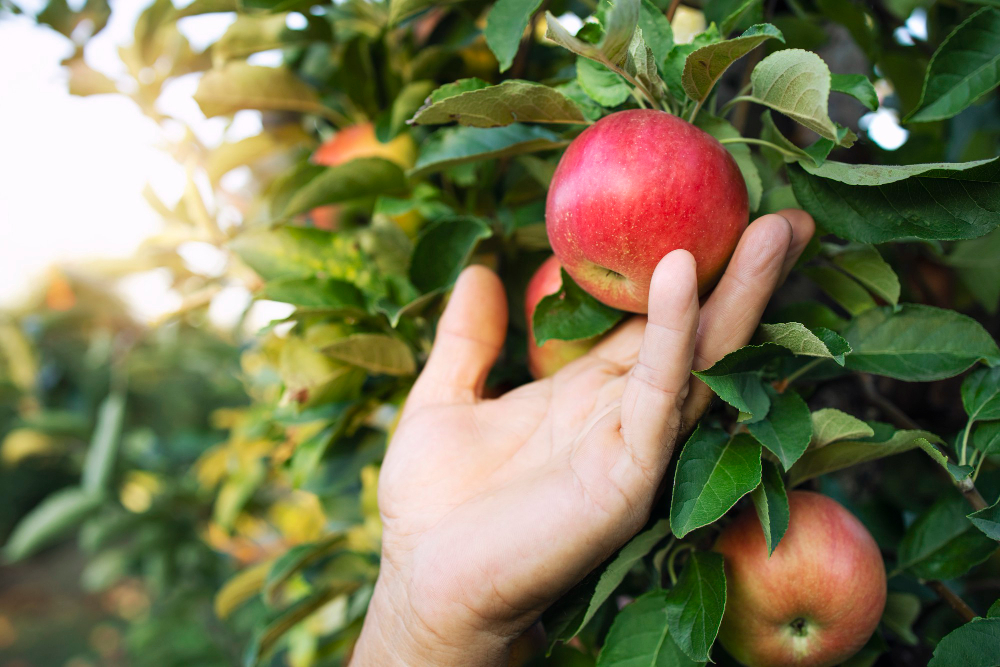
#> input picture gambar.jpg, 1000 x 667 px
$ python 'RGB → CMY.py'
#> lines starting #> are read from the running program, lines starting #| are printed output that depends on the picture
import cv2
import numpy as np

image = cv2.imread("gambar.jpg")
#> image is the input picture: shape (667, 1000, 3); mean B, G, R 84.5, 120, 122.5
image_rgb = cv2.cvtColor(image, cv2.COLOR_BGR2RGB)

img_norm = image_rgb / 255.0

C = 1 - img_norm[:, :, 0]
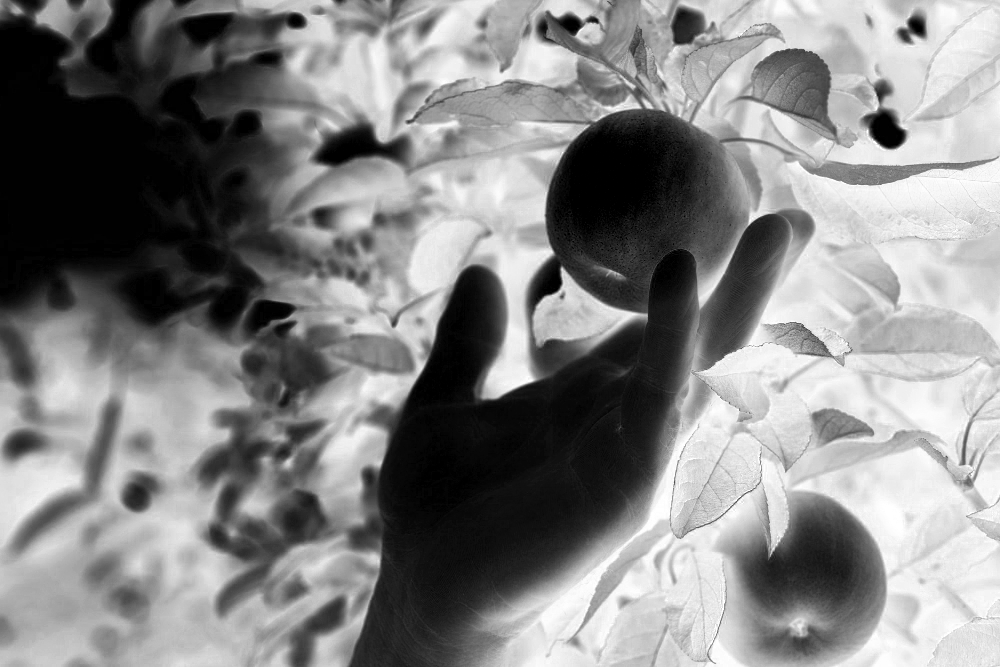
#> C: shape (667, 1000) float64; min 0, max 1, mean 0.52
M = 1 - img_norm[:, :, 1]
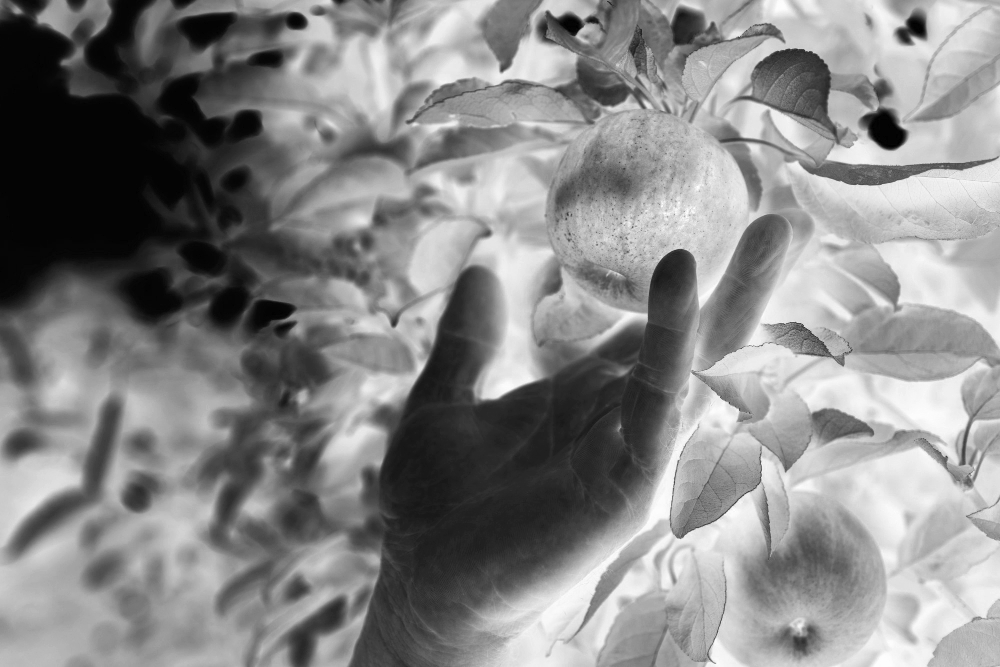
#> M: shape (667, 1000) float64; min 0, max 1, mean 0.529
Y = 1 - img_norm[:, :, 2]
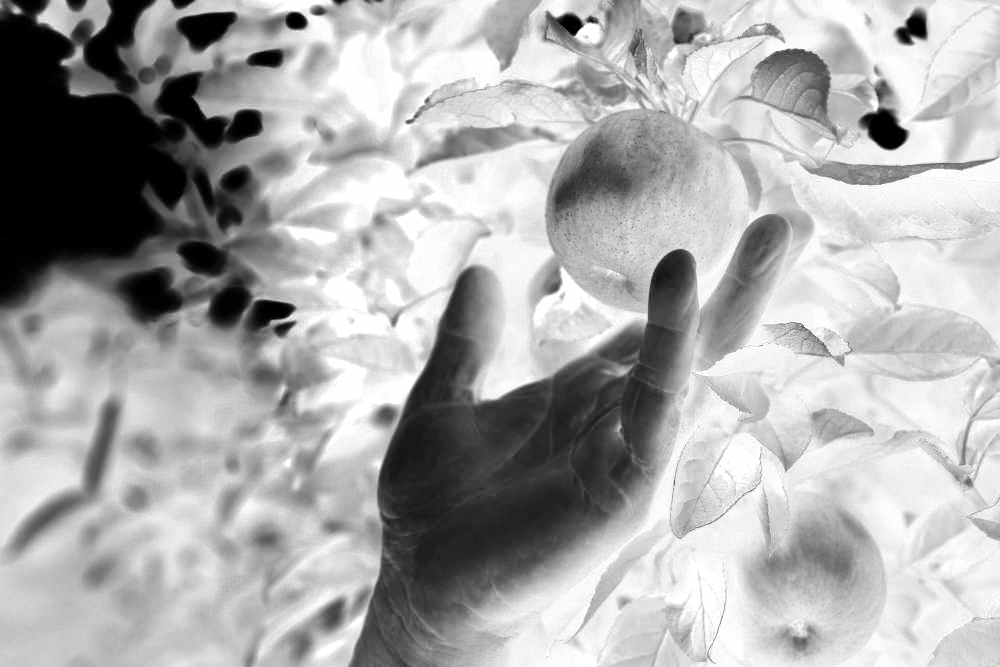
#> Y: shape (667, 1000) float64; min 0, max 1, mean 0.669

CMY = np.dstack((C, M, Y))
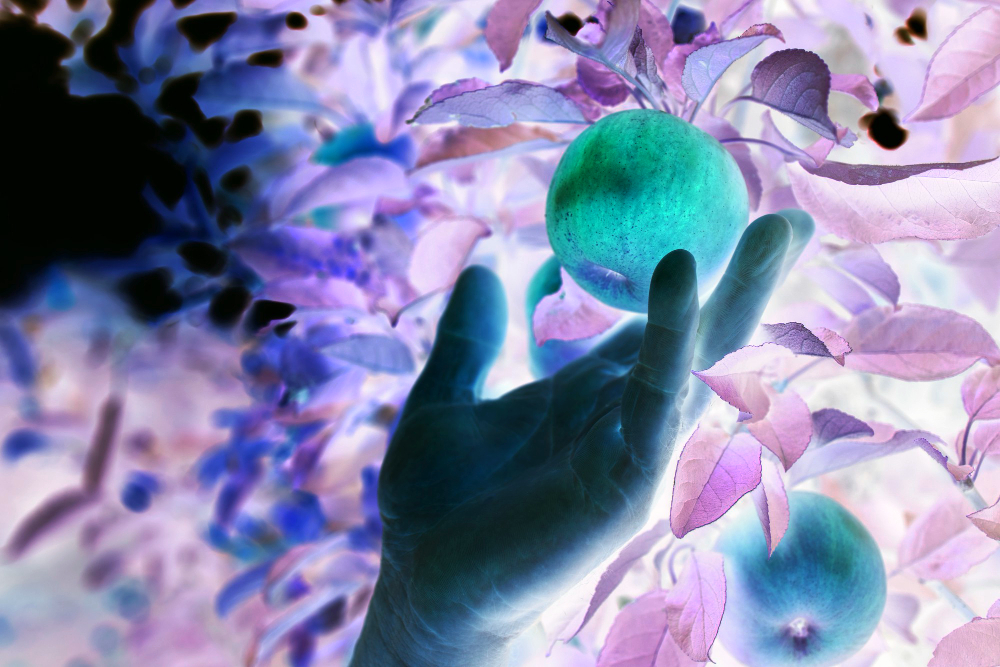
#> CMY: shape (667, 1000, 3) float64; mean R, G, B 0.52, 0.529, 0.669

C_img = (C * 255).astype(np.uint8)
M_img = (M * 255).astype(np.uint8)
Y_img = (Y * 255).astype(np.uint8)
CMY_img = (CMY * 255).astype(np.uint8)

cv2.imshow("Original", image)
cv2.imshow("Cyan", C_img)
cv2.imshow("Magenta", M_img)
cv2.imshow("Yellow", Y_img)

cv2.imshow("CMY", cv2.cvtColor(CMY_img, cv2.COLOR_RGB2BGR))

cv2.waitKey(0)
cv2.destroyAllWindows()
